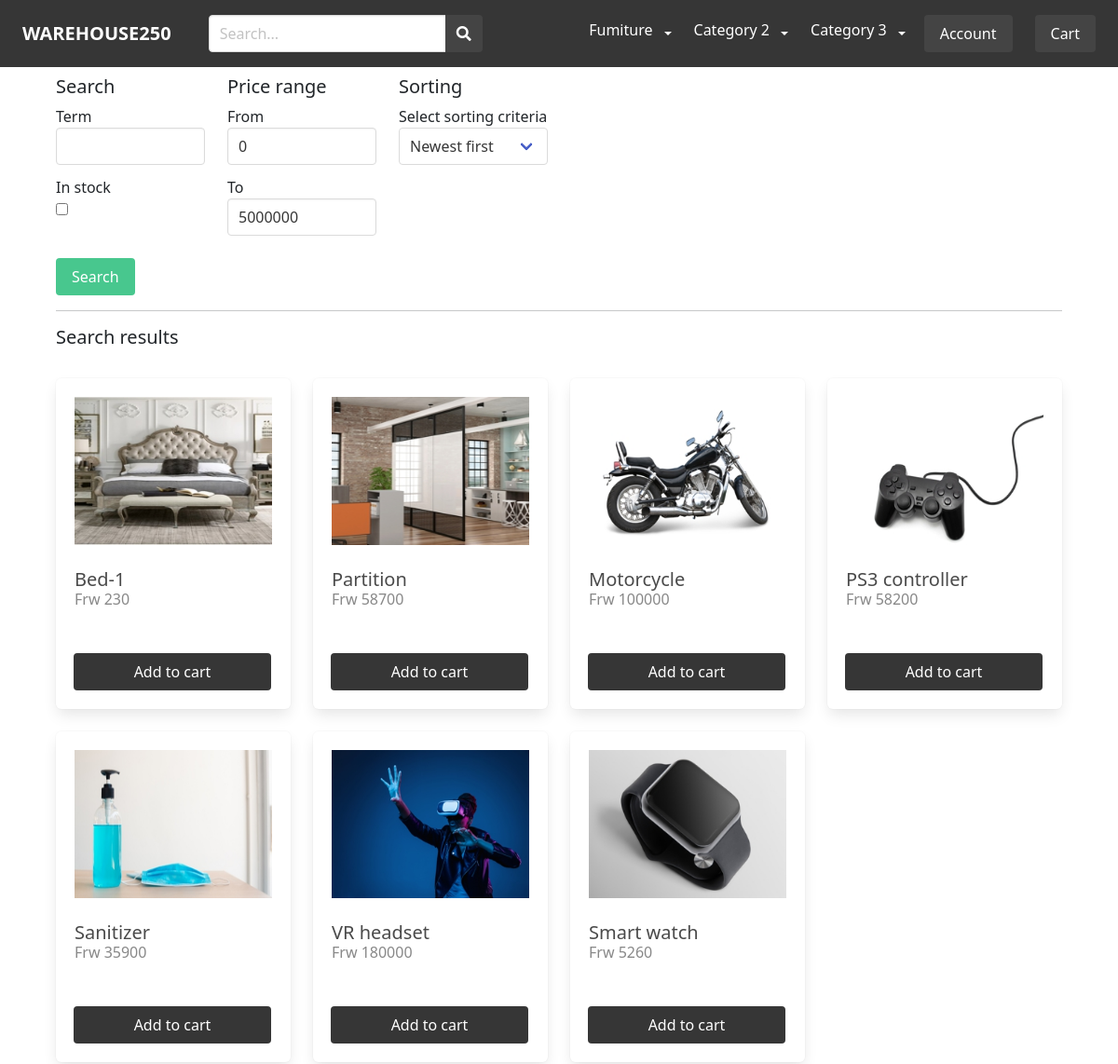
The app's page /search/ (upper part), older data.
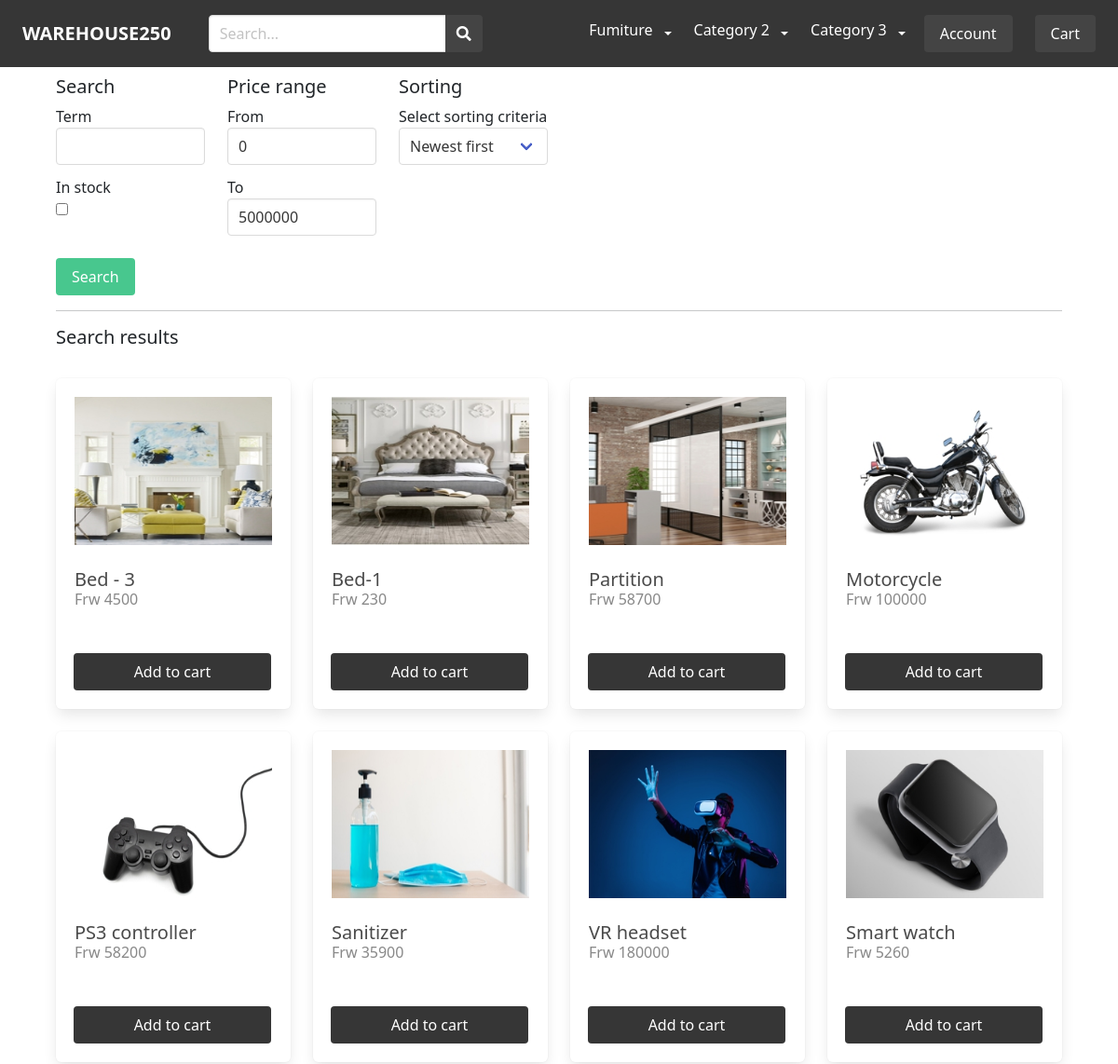
The same page, newer data.
### apps/product/models.py (models this page shows, shortened)
class Category(models.Model):
    title = models.CharField(max_length=255)
    slug = models.SlugField(max_length=255)
    ordering = models.IntegerField(default=0)
    is_featured = models.BooleanField(default=False)
    class Meta:
        ordering = ['ordering']
        verbose_name_plural = 'Categories'

class Product(models.Model):
    category = models.ForeignKey(
        SubSubCategory, related_name='products', on_delete=models.CASCADE)
    parent = models.ForeignKey(
        'self', related_name='variants', on_delete=models.CASCADE, blank=True, null=True)
    vendor = models.ForeignKey(
        Vendor, related_name='products', on_delete=models.CASCADE)
    title = models.CharField(max_length=255)
    slug = models.SlugField(max_length=255)
    description = models.TextField(blank=True, null=True)
    price = models.DecimalField(max_digits=6, decimal_places=0)
    date_added = models.DateTimeField(auto_now_add=True)
    image = models.ImageField(upload_to='uploads/', blank=True, null=True)
    thumbnail = models.ImageField(upload_to='uploads/', blank=True, null=True)
    is_featured = models.BooleanField(default=False)
    num_available = models.IntegerField(default=1)
    num_visits = models.IntegerField(default=0)
    last_visit = models.DateTimeField(blank=True, null=True)
    pickup_available = models.BooleanField(default=False)
    visible = models.BooleanField(default=False)
    class Meta:
        ordering = ['-date_added']
    def get_thumbnail(self):
        if self.thumbnail:
            return self.thumbnail.url

### apps/product/views.py (the view)
# urls.py: path('search/', views.search, name='search'),
def search(request):
    query = request.GET.get('query', '')
    instock = request.GET.get('instock')
    price_from = request.GET.get('price_from', 0)
    price_to = request.GET.get('price_to', 5000000)
    sorting = request.GET.get('sorting', '-date_added')
    products = Product.objects.filter(Q(title__icontains=query) | Q(
        description__icontains=query)).filter(price__gte=price_from).filter(price__lte=price_to)
    if instock:
        products = products.filter(num_available__gte=1)
    return render(request, 'product/search.html', {'products': products.order_by(sorting), 'query': query, 'instock': instock, 'price_from': price_from, 'price_to': price_to, 'sorting': sorting})

### apps/cart/cart.py (called while the page is built)
    def __len__(self):
        sum_quantity = 0
        for item in self.cart.values():
            if 'quantity' in item:
                sum_quantity += item['quantity']
        return sum_quantity

### apps/cart/context_processors.py (called while the page is built)
def cart(request):
    return {'cart': Cart(request)}

### apps/product/context_processors.py (called while the page is built)
def menu_categories(request):
    categories = Category.objects.all()
    for category in categories:
        subcategories = SubCategory.objects.filter(category=category)
        for subcategory in subcategories:
            subsubcategories = SubSubCategory.objects.filter(sub_category = subcategory)
            if len(subsubcategories) > 0:
                subcategory.children = subsubcategories
                subcategory.has_children = True
            else:
                subcategory.has_children = False
        if len(subcategories) > 0:
            category.children = subcategories
            category.has_children = True
        else:
            category.has_children = False
    return {'menu_categories': categories}

### apps/product/templates/product/search.html (shortened to what this page needs)
{% extends 'core/base.html' %}
{% block content %}
    <form method="get" action="{% url 'search' %}">
        <div class="columns is-multiline">
            <div class="column is-2">
                <h2 class="is-size-5">Search</h2>
                <div class="field">
                    <label>Term</label>
                    <div class="control">
                        <input type="text" name="query" class="input" value="{{ query }}">
                    </div>
                </div>
                <div class="field">
                    <label>In stock</label>
                    <div class="control">
                        <input type="checkbox" name="instock"{% if instock %}checked="checked"{% endif %}>
                    </div>
                </div>
            </div>
            <div class="column is-2">
                <h2 class="is-size-5">Price range</h2>
                <div class="field">
                    <label>From</label>
                    <div class="control">
                        <input type="number" name="price_from" class="input" value="{{ price_from }}">
                    </div>
                </div>
                <div class="field">
                    <label>To</label>
                    <div class="control">
                        <input type="number" name="price_to" class="input" value="{{ price_to }}">
                    </div>
                </div>
            </div>
            <div class="column is-2">
                <h2 class="is-size-5">Sorting</h2>
                <div class="field">
                    <label>Select sorting criteria</label>
                    <div class="control">
                        <div class="select">
                            <select name="sorting">
                                <option value="-date_added"{% if sorting == '-date_added' %} selected{% endif %}>Newest first</option>
                            </select>
                        </div>
                    </div>
                </div>
            </div>
            <div class="column is-12">
                <div class="field">
                    <div class="control">
                        <button class="button is-success">Search</button>
                    </div>
                </div>
            </div>
        </div>
    </form>
    <hr>
    <h2 class="is-size-5">Search results</h2>
    <br>
    <div class="columns is-multiline">
        {% for product in products %}
            {% include 'product/parts/list_item.html' %}
        {% endfor %}
    </div>
{% endblock %}

### apps/core/templates/core/base.html (shortened to what this page needs)
{% load static %}
<!DOCTYPE html>
<html>
    <head>
        <link rel="stylesheet" href="https://cdn.jsdelivr.net/npm/bulma@0.9.1/css/bulma.min.css">
        <link rel="stylesheet" href="https://cdnjs.cloudflare.com/ajax/libs/font-awesome/5.15.3/css/all.min.css">
        <link rel="stylesheet" href="{% static 'styles/main.css' %}">
        <link href="https://cdn.jsdelivr.net/npm/bootstrap@5.0.0-beta2/dist/css/bootstrap.min.css" rel="stylesheet">
    </head>
    <body>
        <nav class="navbar navbar-expand-lg is-dark is-fixed-top">
            <div class="container-fluid">
               <div class="navbar-brand">
                <a href="/" class="navbar-item"><strong>WAREHOUSE250</strong></a>
            </div>
             <div class="collapse navbar-collapse" id="main_nav">
                <div class="navbar-start">
                    <div class="navbar-item">
                        <form method="get" action="{% url 'search' %}">
                            <div class="field has-addons">
                                <div class="control">
                                    <input type="text" class="input" placeholder="Search..." name="query">
                                </div>
                                <div class="control">
                                    <button class="button is-dark">
                                        <span class="icon"><i class="fas fa-search"></i></span>
                                    </button>
                                </div>
                            </div>
                        </form>
                    </div>
                </div>
               <ul class="navbar-nav">
                {% for category in menu_categories %}
                    {% if category.has_children %}
                        <li class="nav-item dropdown">
                            <a class="dropdown-item main-item" href="{% url 'category' category.slug %}" >
                                {{ category.title }}
                            </a>
                            <a class="nav-link dropdown-toggle" href="#" data-bs-toggle="dropdown"> </a>
                        </li>
                    {% else %}
                        <li class="nav-item"><a class="nav-link" href="{% url 'category' category.slug %}"> {{ category.title }} </a></li>
                    {% endif %}
                {% endfor %}
               </ul>
               <div class="navbar-item">
                {% if request.user.is_authenticated%}
                    {% if request.session.customer %}
                        <a href="{% url 'myaccount' %}" class="button is-dark">{{ request.session.username }}</a>
                    {% else %}
                        <a href="{% url 'vendor_admin' %}" class="button is-dark">{{ request.session.username }}</a>
                    {% endif %}
            </div>
            <div class="navbar-item">
                <a href="{% url 'logout' %}" class="button is-danger ">Log out</a>
                {% else %}
                <a href="{% url 'login' %}" class="button is-dark">Account</a>
                {% endif %}
            </div>
            <div class="navbar-item">
                <a href="{% url 'cart' %}" class="button is-dark">Cart{% if cart %} ({{ cart|length }}){% endif %}</a>
            </div>
             </div>
            </div>
           </nav>
        <section class="section">
            <div class="container">
            {% block content %}
            {% endblock  %}
            </div>
        </section>
    </body>
</html>

### apps/product/templates/product/parts/list_item.html (shortened to what this page needs)
<div class="column is-3 product-list-item">
    <div class="box">
        <figure class="image is-4by3 mb-4">
            <a href="{% url 'product' product.category.sub_category.category.slug product.category.sub_category.slug product.category.slug product.slug %}">
                <img src="{{ product.get_thumbnail }}">
            </a>
        </figure>
        <h2 class="subtitle">{{ product.title }}</h2>
        <h3 class="price is-size-6 mb-5">Frw {{ product.price }}</h3>
        <form method="post" action=".">
            <div class="field has-addons">
                    <button class="button is-dark is-fullwidth">Add to cart</button>
            </div>
        </form>
    </div>
</div>

Row changes from the older to the newer data that the page shows:
added Product: get_thumbnail (picture), title "Bed - 3", price "4500"
